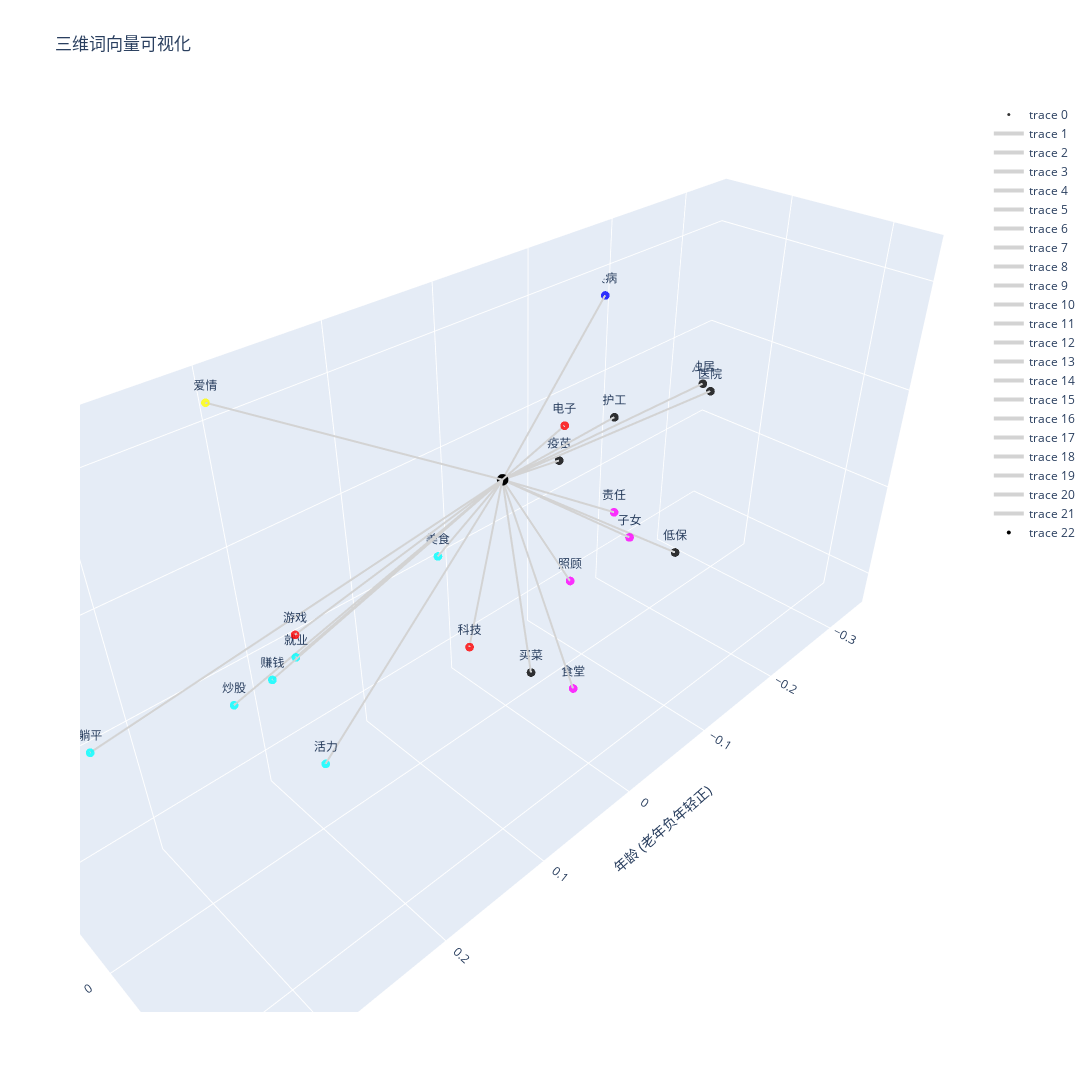

Notebook code for this chart:
### Code cell
from plotly.offline import init_notebook_mode, iplot, plot
import plotly as py
init_notebook_mode(connected=True)
import plotly.graph_objs as go


# 获取需要绘制的单词列表
words = ['疫苗', '照顾', '医院', '独居', '子女', '赚钱', '责任', '科技', '炒股', '美食',
         '低保', '游戏', '电子', '躺平', '疾病', '爱情', '活力', '就业', '护工', '买菜', '食堂']

# 假设你已经有了 word2vec 模型并且它已经加载
wiki_wv = w2v_model.wv  # 词向量

# 获取词向量，并转换为 NumPy 数组
vectors = np.array([wiki_wv[word] for word in words])

# 选择三个词向量作为新坐标系的 x 轴、y 轴和 z 轴
x_axis = wiki_wv[['年轻人']].mean(axis=0) - wiki_wv[['老年人']].mean(axis=0)
y_axis = wiki_wv[['女性']].mean(axis=0) - wiki_wv[['男性']].mean(axis=0)
z_axis = wiki_wv[['贫穷']].mean(axis=0) - wiki_wv[['富裕']].mean(axis=0)

# 计算每个词向量在新坐标系中的投影
x_coords = np.dot(vectors, x_axis)
y_coords = np.dot(vectors, y_axis)
z_coords = np.dot(vectors, z_axis)

# 设置颜色映射：根据 x, y, z 值的正负来决定颜色
colors = []
for x, y, z in zip(x_coords, y_coords, z_coords):
    if x >= 0 and y >= 0 and z >= 0:
        colors.append('red')  # 第一象限：红色
    elif x < 0 and y >= 0 and z >= 0:
        colors.append('green')  # 第二象限：绿色
    elif x < 0 and y < 0 and z >= 0:
        colors.append('blue')  # 第三象限：蓝色
    elif x >= 0 and y < 0 and z >= 0:
        colors.append('yellow')  # 第四象限：黄色
    elif x >= 0 and y >= 0 and z < 0:
        colors.append('cyan')  # 第五象限：青色
    elif x < 0 and y >= 0 and z < 0:
        colors.append('magenta')  # 第六象限：品红
    elif x < 0 and y < 0 and z < 0:
        colors.append('black')  # 第七象限：黑色
    else:
        colors.append('orange')  # 第八象限：橙色

# 创建 Plotly 3D 散点图
scatter = go.Scatter3d(
    x=x_coords,
    y=y_coords,
    z=z_coords,
    mode='markers+text',
    marker=dict(
        size=3,
        color=colors,
        opacity=0.8
    ),
    text=words,
    textposition="top center"
)

# 添加原点标记
origin_marker = go.Scatter3d(
    x=[0],
    y=[0],
    z=[0],
    mode='markers',
    marker=dict(size=4, color='black'),
    textposition="bottom center"
)

# 创建从原点到每个点的线段
lines = []
for x, y, z in zip(x_coords, y_coords, z_coords):
    lines.append(go.Scatter3d(
        x=[0, x],
        y=[0, y],
        z=[0, z],
        mode='lines',
        line=dict(color='lightgray', width=4)
    ))

# 设置布局
layout = go.Layout(
    scene=dict(
        xaxis=dict(title='年龄 (老年负年轻正)'),
        yaxis=dict(title='性别 (男性负女性正)'),
        zaxis=dict(title='贫富 (富裕负贫穷正)')
    ),
    width=1200,
    height=1200,
    title='三维词向量可视化'
)

# 创建图形对象
fig = go.Figure(data=[scatter] + lines + [origin_marker], layout=layout)

# 显示图形
iplot(fig)

### Figure 1 — Plotly figure (JSON) as saved in the notebook; plotly's stock layout.template omitted (floating-point values rounded to 4 significant figures)
{"data": [{"marker": {"color": ["black", "magenta", "black", "black", "magenta", "cyan", "magenta", "red", "cyan", "cyan", "black", "red", "red", "cyan", "blue", "yellow", "cyan", "cyan", "black", "black", "magenta"], "opacity": 0.8, "size": 3}, "mode": "markers+text", "text": ["疫苗", "照顾", "医院", "独居", "子女", "赚钱", "责任", "科技", "炒股", "美食", "低保", "游戏", "电子", "躺平", "疾病", "爱情", "活力", "就业", "护工", "买菜", "食堂"], "textposition": "top center", "type": "scatter3d", "x": [-0.1185, -0.0728, -0.3062, -0.3375, -0.1565, 0.2438, -0.06937, 0.1614, 0.2572, 0.07337, -0.2574, 0.2246, 0.03927, 0.3599, -0.188, 0.2111, 0.2049, 0.2159, -0.1889, -0.03853, -0.01585], "y": [-0.05135, 0.007254, -0.02801, -0.05962, 0.003408, 0.04223, 0.05541, 0.1383, 0.009739, 0.006067, -0.01648, 0.04527, 0.1, 0.03423, -0.0656, -0.04183, 0.02552, 0.02664, -0.0491, -0.006421, 0.0657], "z": [-0.05317, -0.1314, -0.04358, -0.05767, -0.1276, -0.02499, -0.03623, 0.01013, -0.05935, -0.0326, -0.2044, 0.002411, 0.1005, -0.01214, 0.07666, 0.128, -0.1409, -0.03261, -0.03571, -0.2244, -0.1833]}, {"line": {"color": "lightgray", "width": 4}, "mode": "lines", "type": "scatter3d", "x": [0, -0.1185], "y": [0, -0.05135], "z": [0, -0.05317]}, {"line": {"color": "lightgray", "width": 4}, "mode": "lines", "type": "scatter3d", "x": [0, -0.0728], "y": [0, 0.007254], "z": [0, -0.1314]}, {"line": {"color": "lightgray", "width": 4}, "mode": "lines", "type": "scatter3d", "x": [0, -0.3062], "y": [0, -0.02801], "z": [0, -0.04358]}, {"line": {"color": "lightgray", "width": 4}, "mode": "lines", "type": "scatter3d", "x": [0, -0.3375], "y": [0, -0.05962], "z": [0, -0.05767]}, {"line": {"color": "lightgray", "width": 4}, "mode": "lines", "type": "scatter3d", "x": [0, -0.1565], "y": [0, 0.003408], "z": [0, -0.1276]}, {"line": {"color": "lightgray", "width": 4}, "mode": "lines", "type": "scatter3d", "x": [0, 0.2438], "y": [0, 0.04223], "z": [0, -0.02499]}, {"line": {"color": "lightgray", "width": 4}, "mode": "lines", "type": "scatter3d", "x": [0, -0.06937], "y": [0, 0.05541], "z": [0, -0.03623]}, {"line": {"color": "lightgray", "width": 4}, "mode": "lines", "type": "scatter3d", "x": [0, 0.1614], "y": [0, 0.1383], "z": [0, 0.01013]}, {"line": {"color": "lightgray", "width": 4}, "mode": "lines", "type": "scatter3d", "x": [0, 0.2572], "y": [0, 0.009739], "z": [0, -0.05935]}, {"line": {"color": "lightgray", "width": 4}, "mode": "lines", "type": "scatter3d", "x": [0, 0.07337], "y": [0, 0.006067], "z": [0, -0.0326]}, {"line": {"color": "lightgray", "width": 4}, "mode": "lines", "type": "scatter3d", "x": [0, -0.2574], "y": [0, -0.01648], "z": [0, -0.2044]}, {"line": {"color": "lightgray", "width": 4}, "mode": "lines", "type": "scatter3d", "x": [0, 0.2246], "y": [0, 0.04527], "z": [0, 0.002411]}, {"line": {"color": "lightgray", "width": 4}, "mode": "lines", "type": "scatter3d", "x": [0, 0.03927], "y": [0, 0.1], "z": [0, 0.1005]}, {"line": {"color": "lightgray", "width": 4}, "mode": "lines", "type": "scatter3d", "x": [0, 0.3599], "y": [0, 0.03423], "z": [0, -0.01214]}, {"line": {"color": "lightgray", "width": 4}, "mode": "lines", "type": "scatter3d", "x": [0, -0.188], "y": [0, -0.0656], "z": [0, 0.07666]}, {"line": {"color": "lightgray", "width": 4}, "mode": "lines", "type": "scatter3d", "x": [0, 0.2111], "y": [0, -0.04183], "z": [0, 0.128]}, {"line": {"color": "lightgray", "width": 4}, "mode": "lines", "type": "scatter3d", "x": [0, 0.2049], "y": [0, 0.02552], "z": [0, -0.1409]}, {"line": {"color": "lightgray", "width": 4}, "mode": "lines", "type": "scatter3d", "x": [0, 0.2159], "y": [0, 0.02664], "z": [0, -0.03261]}, {"line": {"color": "lightgray", "width": 4}, "mode": "lines", "type": "scatter3d", "x": [0, -0.1889], "y": [0, -0.0491], "z": [0, -0.03571]}, {"line": {"color": "lightgray", "width": 4}, "mode": "lines", "type": "scatter3d", "x": [0, -0.03853], "y": [0, -0.006421], "z": [0, -0.2244]}, {"line": {"color": "lightgray", "width": 4}, "mode": "lines", "type": "scatter3d", "x": [0, -0.01585], "y": [0, 0.0657], "z": [0, -0.1833]}, {"marker": {"color": "black", "size": 4}, "mode": "markers", "textposition": "bottom center", "type": "scatter3d", "x": [0], "y": [0], "z": [0]}], "layout": {"height": 1200, "scene": {"xaxis": {"title": {"text": "年龄 (老年负年轻正)"}}, "yaxis": {"title": {"text": "性别 (男性负女性正)"}}, "zaxis": {"title": {"text": "贫富 (富裕负贫穷正)"}}}, "title": {"text": "三维词向量可视化"}, "width": 1200}}
